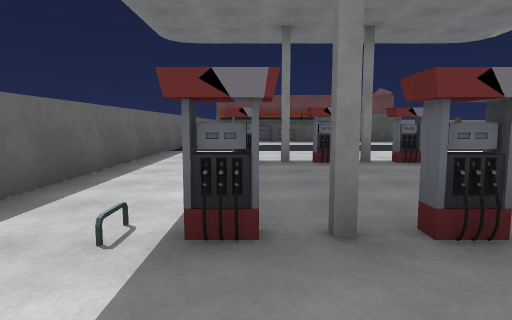
view 1 (above)

20 first-person views from a walk through a 3-D level made in the Unity game engine. The camera is 1.3 m above the floor, tilts 6° down and sees 75° across. The floor is counted in squares, 2 m on a side. Each view is taken from the middle of a square. On the plan, view 1 faces up. The plan holds only what a view shows up to about 10 squares ahead; the rest is blank. Some surface patterns are stand-ins.

view 2
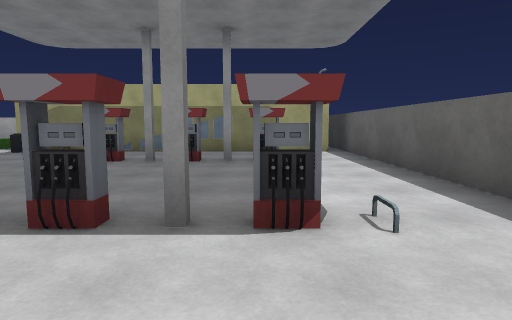

view 3
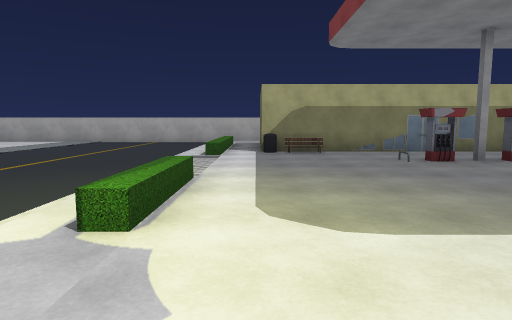

view 4
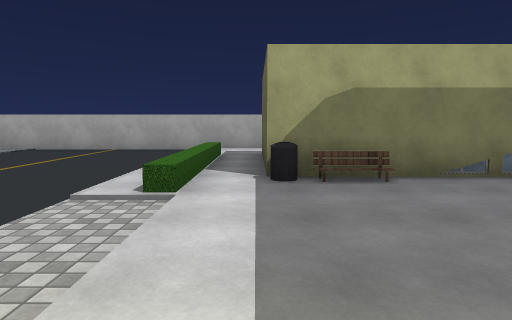

view 5
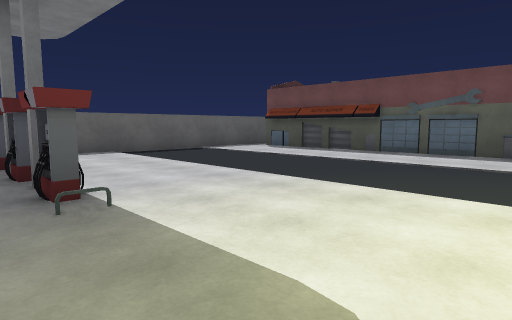

view 6
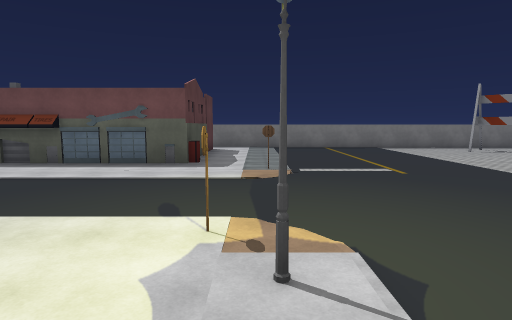

view 7
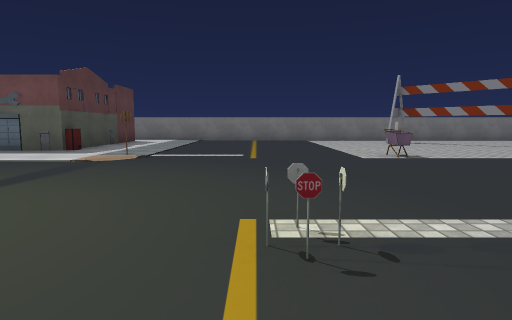

view 8
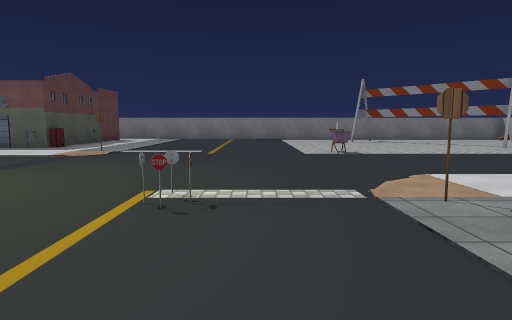

view 9
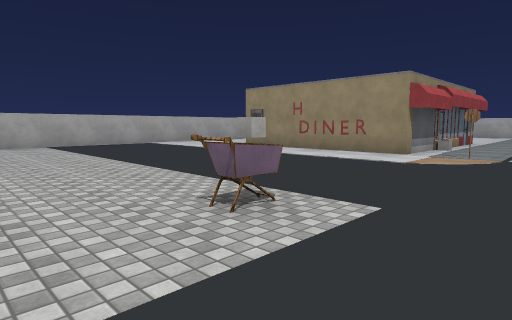

view 10
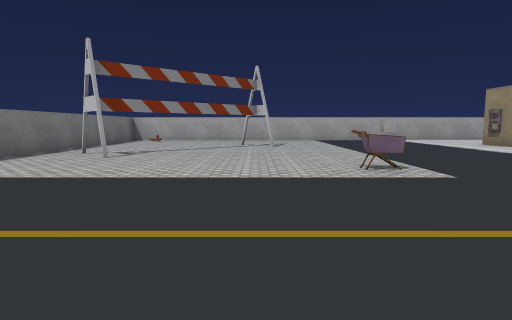

view 11
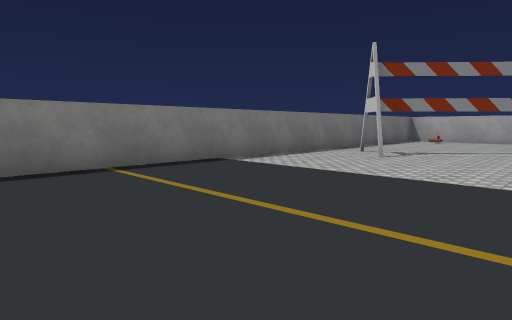

view 12
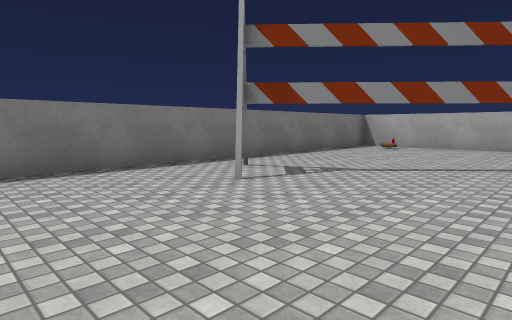

view 13
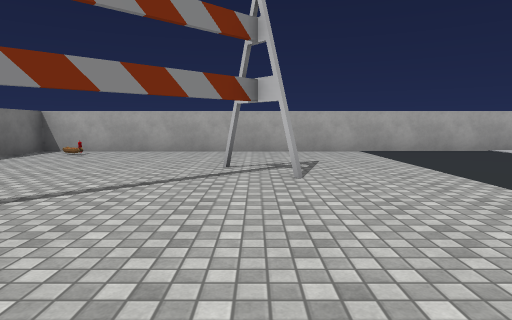

view 14
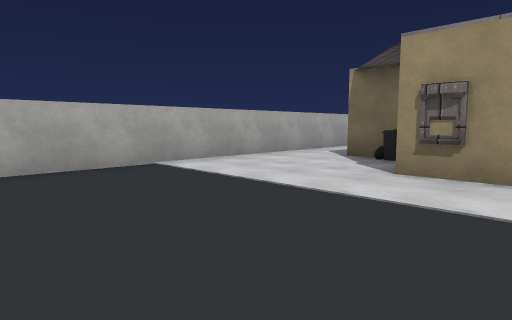

view 15
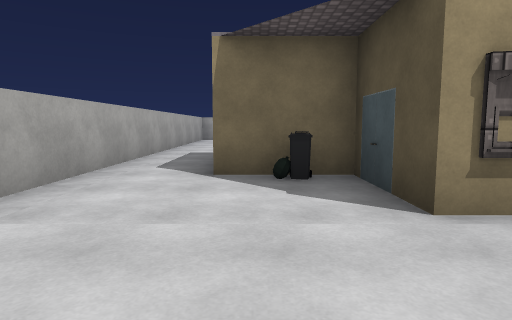

view 16
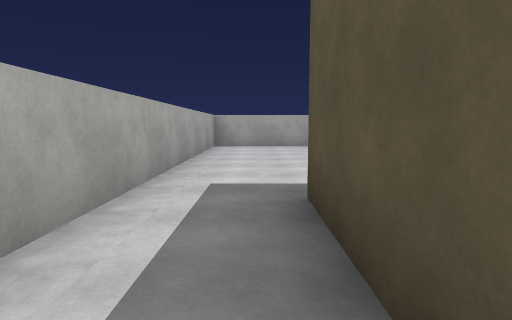

view 17
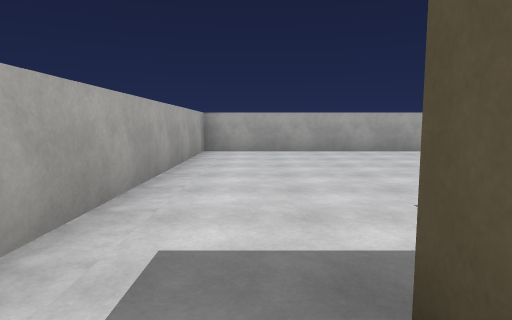

view 18
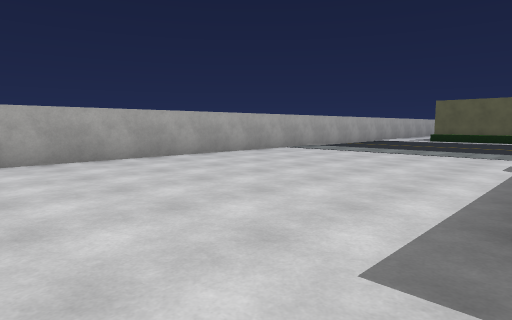

view 19
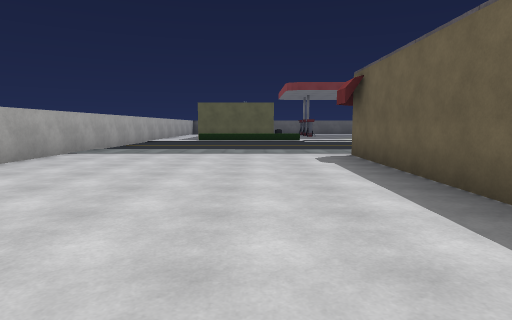

view 20
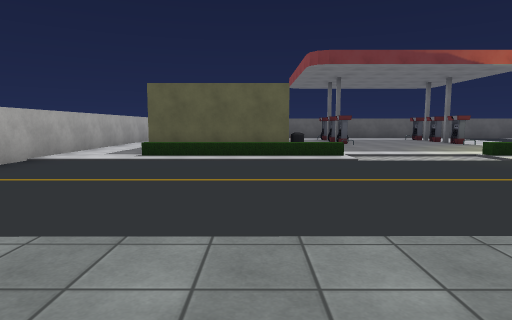

### Floor plan
Points are (right, up) in squares from view 1. A wall is a line through its corners. A room is listed if a view was taken in it or the views show most of it. See-through windows are left out.
Room 1 (view 1)
walls: (0.1, 1.8) (-0.5, 1.8); (-1.9, -0.2) (1.5, -0.2); (-2.2, 2.6) (-2.2, -0.6); (1.5, 1.8) (1, 1.8)
ways out: opening at (-2, 0) to room 2; opening at (-1.5, 2) to room 2; opening at (0.5, 0.5) to room 2; gap at (1, 2) to room 2
Room 2 (views 2, 3, 4, 5, 6, 7, 8, 9, 10, 11, 12, 13, 14, 15, 16, 17, 18, 19, 20)
walls: (13.8, 2.5) (13.8, 6.7) (18.7, 6.7) (18.7, 4.8) (19.4, 4.8); (2.9, 6.1) (2.9, 5.9); (2.7, 5.8) (2.4, 5.8) (2.4, 6.1); (4.6, 13) (-0.3, 13); (5.9, -0.5) (5.9, -3.6); (18.4, 1.1) (13.8, 1.1); (1.4, 5.8) (1, 5.8); (20.5, 4.5) (20.5, 2); (5.4, 15.1) (5.4, 13.4); (1, 5.9) (1.5, 5.9); (2.2, 2) (2.9, 2) (2.9, 1.8); (0.1, 5.8) (-0.5, 5.8); (1, 2) (1.5, 2); (-0.5, 5.9) (0.1, 5.9); (1.5, -0.2) (4.4, -0.2); (-0.5, 2) (0.1, 2); (-2.3, 11) (-2.2, 2.6); (3.9, -5.3) (22.3, -5.2) (22.2, 19.2) (8.6, 19.2); (-2.2, -0.6) (-2.2, -2.1)
low walls: (3.3, 6.1) (3.3, 5.6); (2.9, 5.9) (2.7, 5.8); (1, 6.1) (1.4, 5.8)
ways out: opening at (-2, 0) to room 1; opening at (-1.5, 2) to room 1; opening at (0.5, 0.5) to room 1; gap at (1, 2) to room 1; gap at (1, 6)
objects: other object (5, 0); other object (5, 13); other object (6, 0); other object (7, 7); other object (7, 8); other object (7, 12); other object (10, 7); other object (13, 7); other object (13, 12); other object (15, 7); other object (16, 7); other object (18, 7); other object (19, 5); other object (20, 5); other object (22, 18)

Where each view was taken, in squares from view 1:
view 1: 0 up, 0 right, facing up
view 2: 8 up, 0 right, facing down
view 3: 8 up, 6 right, facing down
view 4: 4 up, 6 right, facing down
view 5: 5 up, 6 right, facing up-left
view 6: 5 up, 7 right, facing up
view 7: 5 up, 10 right, facing up
view 8: 4 up, 11 right, facing up
view 9: 14 up, 11 right, facing down-right
view 10: 14 up, 8 right, facing right
view 11: 14 up, 8 right, facing up-right
view 12: 14 up, 12 right, facing up-right
view 13: 14 up, 14 right, facing right
view 14: 11 up, 17 right, facing down-right
view 15: 9 up, 20 right, facing down
view 16: 5 up, 21 right, facing down
view 17: 3 up, 21 right, facing down
view 18: 1 up, 21 right, facing down-left
view 19: 1 down, 21 right, facing left
view 20: 1 down, 14 right, facing left
